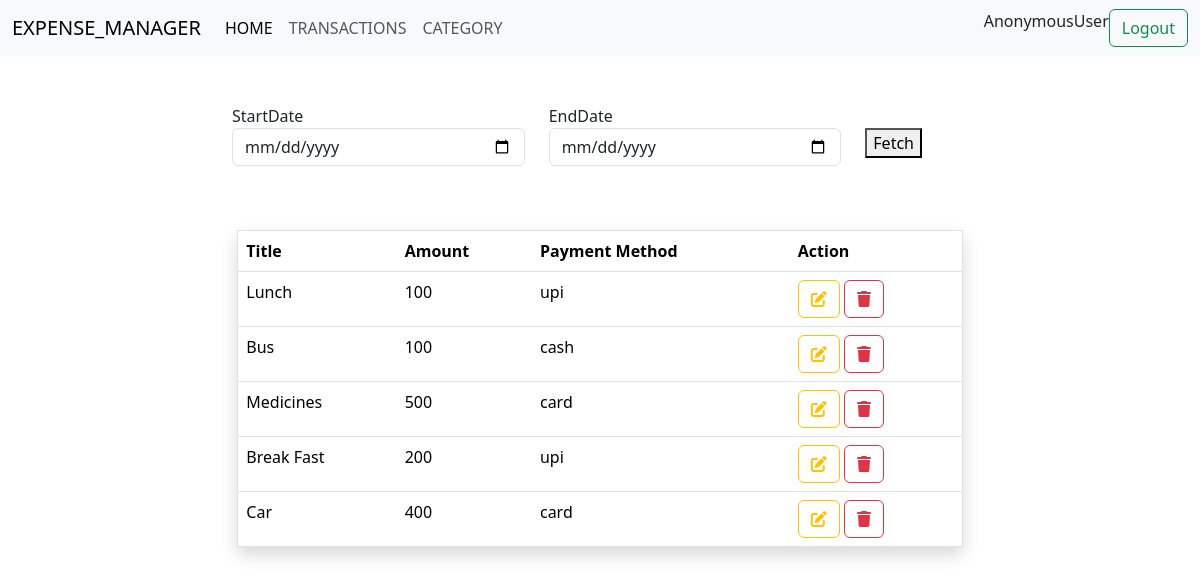
The page /transaction/summary/ on the database its author committed.
### myapp/models.py (models this page shows, shortened)
class Transactions(models.Model):
    title=models.CharField(max_length=200)
    amount=models.PositiveIntegerField()
    category_object=models.ForeignKey(Category,on_delete=models.CASCADE)
    payment_options={
        ("cash","cash"),
        ("upi","upi"),
        ("card","card")
    }
    payment_method=models.CharField(max_length=200,choices=payment_options,default="cash")
    created_date=models.DateTimeField(auto_now_add=True)
    owner=models.ForeignKey(User,on_delete=models.CASCADE)

### myapp/views.py (the view)
# urls.py: path('transaction/summary/',views.TransactionSummaryView.as_view(),name="transaction_summary"),
class TransactionSummaryView(View):
    def get(self,request,*args,**kwargs):
        form_instance=TransactionFilterForm()
        cur_month=timezone.now().month
        cur_year=timezone.now().year
        if "start_date" in request.GET and "end_date" in request.GET:
            start_date=request.GET.get("start_date")
            end_date=request.GET.get("end_date")
            qs=Transactions.objects.filter(
                                            created_date__range=(start_date,end_date)
                                           )
        else:
            qs=Transactions.objects.filter(
                                        created_date__month=cur_month,
                                        created_date__year=cur_year)
        return render(request,"transaction_summary.html",{"transactions":qs,"form":form_instance})

### myapp/forms.py
class TransactionFilterForm(forms.Form):
    start_date=forms.DateField(widget=forms.DateInput(attrs={"type":"date","class":"form-control"}))
    end_date=forms.DateField(widget=forms.DateInput(attrs={"type":"date","class":"form-control"}))

### myapp/templates/transaction_summary.html
{% extends 'base.html'%}
{%block main_block%}
<div class="container">
    <div class="row">
         <div class="col-2"></div>
          <div class="col-8">
            <form action="">
                <div class="row my-5">
                     <div class="col-5">
                        <label for="">StartDate</label>
                         {{form.start_date}}
                        </div>
                         <div class="col-5">
                            <label for="">EndDate</label>
                            {{form.end_date}}
                        </div>
                         <div class="col-2">
                            <button type="submit" class="mt-4">Fetch</button>
                        </div>
                     </div>
                    </form>
                 </div>
                 <div class="col-2"></div>
                </div>
    <div class="row mt-2 p-2">
        <div class="col-2"></div>
        <div class="col-8">
            <table class="table border shadow">
                <tr>
                    <th>Title</th>
                    <th>Amount</th>
                    <th>Payment Method</th>
                    <th>Action</th>
                </tr>
                {%for t in transactions%}
                <tr>
                    <td>{{t.title}}</td>
                    <td>{{t.amount}}</td>
                    <td>{{t.payment_method}}</td>
                    <td>
                        <a href="{%url 'transaction-change' t.id%}" class="btn btn-outline-warning"><i class="fa-solid fa-pen-to-square"></i></a>
                        <a href="{%url 'transaction-remove' t.id%}" class="btn btn-outline-danger"><i class="fa-solid fa-trash"></i></a>
                    </td>
                </tr>
                {%endfor%}
            </table>
        </div>
        <div class="col-2"></div>
    </div>
</div>
{%endblock%}

### myapp/templates/base.html (shortened to what this page needs)
<!DOCTYPE html>
<html lang="en">
<head>
    <link href="https://cdn.jsdelivr.net/npm/bootstrap@5.3.3/dist/css/bootstrap.min.css" rel="stylesheet">
    <link rel="stylesheet" href="https://cdnjs.cloudflare.com/ajax/libs/font-awesome/6.6.0/css/all.min.css" />
</head>
<body>
    <nav class="navbar navbar-expand-lg navbar-light bg-light">
        <div class="container-fluid">
          <a class="navbar-brand" href="#">EXPENSE_MANAGER</a>
          <div class="collapse navbar-collapse" id="navbarSupportedContent">
            <ul class="navbar-nav me-auto mb-2 mb-lg-0">
              <li class="nav-item">
                <a class="nav-link active" aria-current="page" href="{%url 'summary' %}">HOME</a>
              </li>
              <li class="nav-item">
                <a class="nav-link" href="{%url 'transaction-add'%}">TRANSACTIONS</a>
              </li>
              <li class="nav-item">
                <a class="nav-link" href="{%url 'category-add'%}">CATEGORY</a>
              </li>
            </ul>
            <form class="d-flex" role="search">
              {{request.user}}
              <a href="{%url 'signout'%}"  class="btn btn-outline-success" >Logout</a>
            </form>
          </div>
        </div>
      </nav>
      {%block main_block%}
      {%endblock%}
</body>
</html>

### rows shown on the page
Transactions: title "Lunch", amount "100", payment_method "upi"
Transactions: title "Bus", amount "100", payment_method "cash"
Transactions: title "Medicines", amount "500", payment_method "card"
Transactions: title "Break Fast", amount "200", payment_method "upi"
Transactions: title "Car", amount "400", payment_method "card"

### other values the page prints
{{ request.user }} "AnonymousUser"
